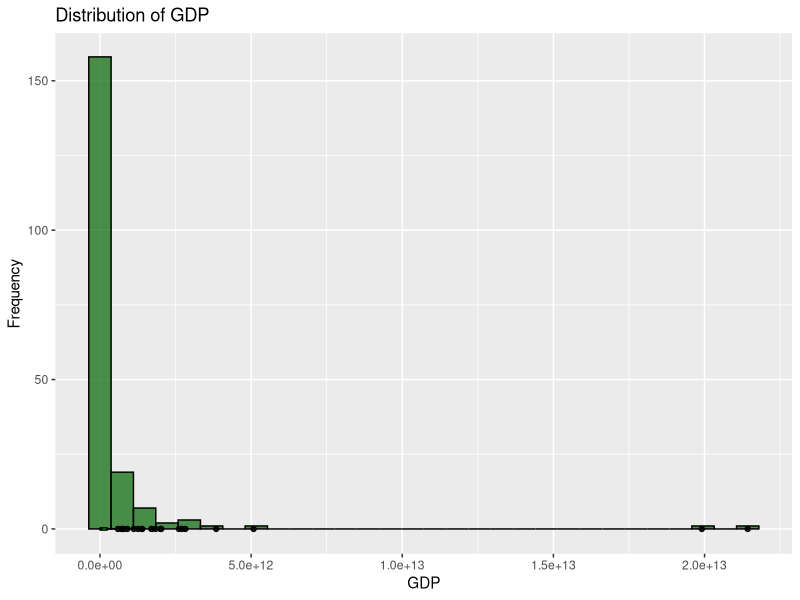
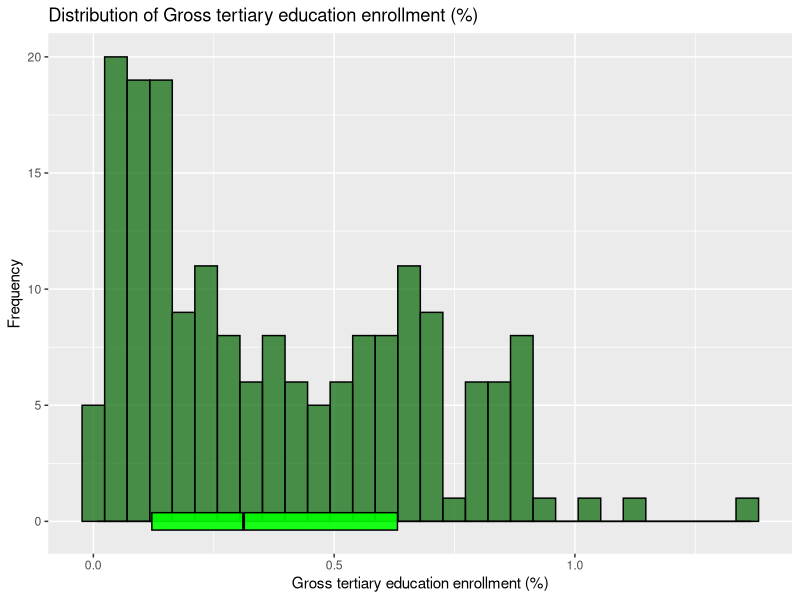
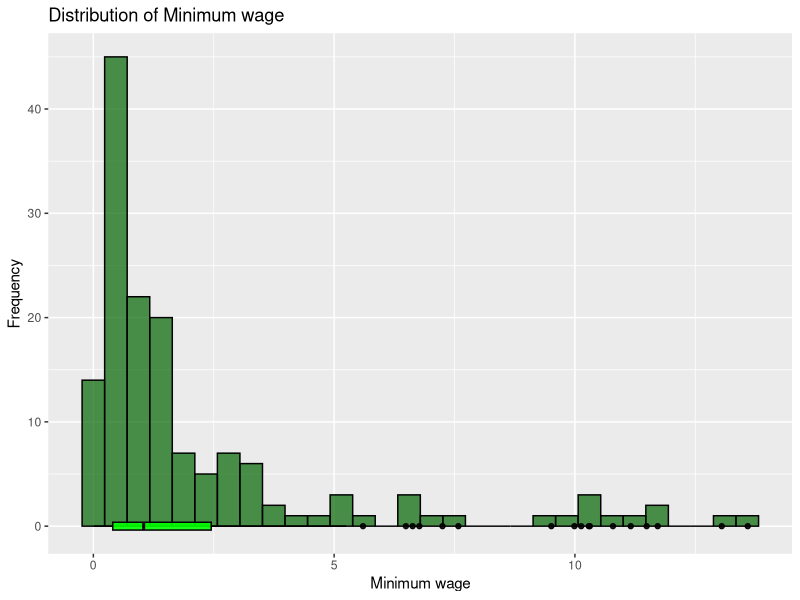
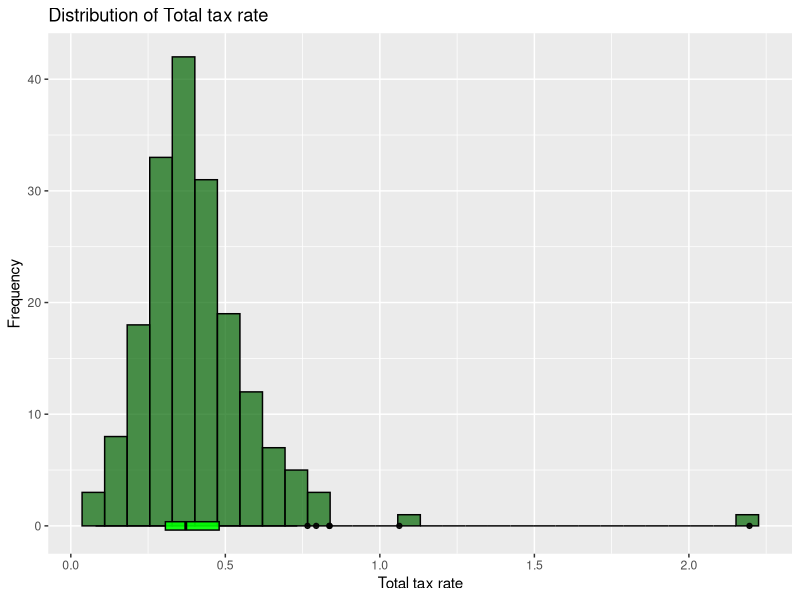
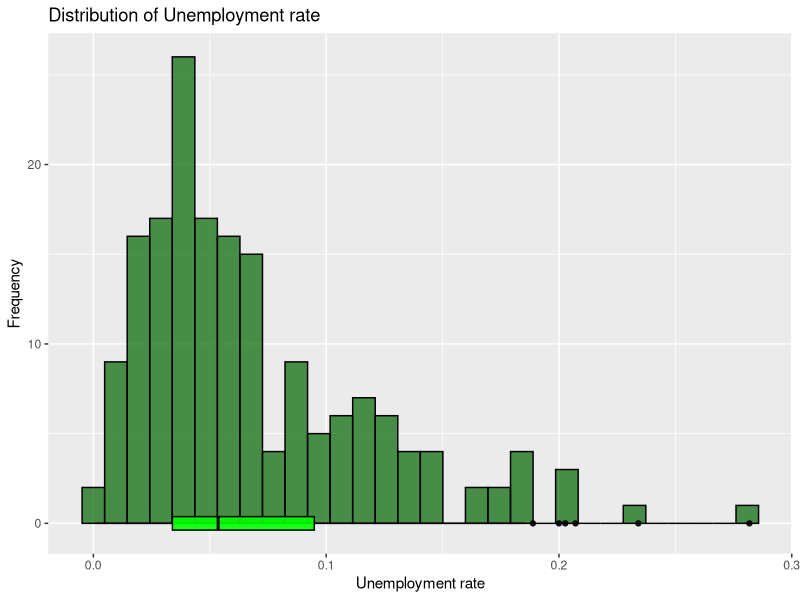
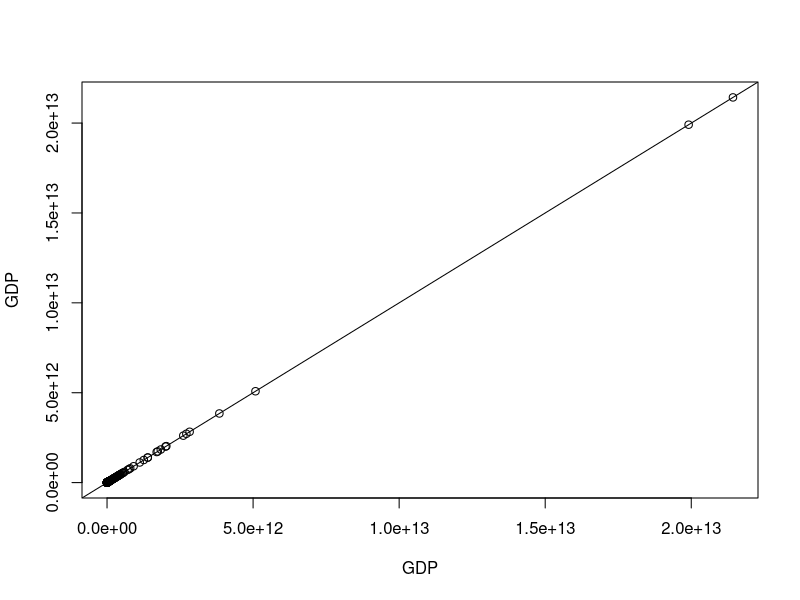
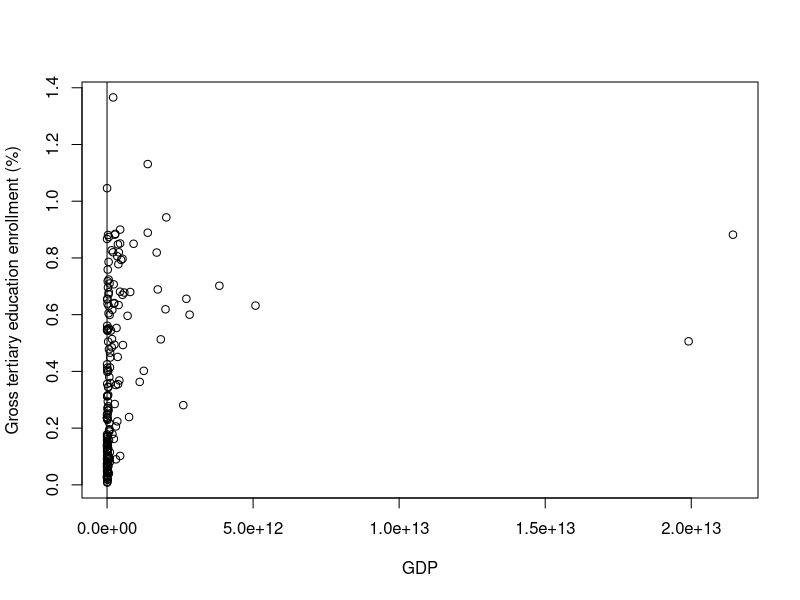
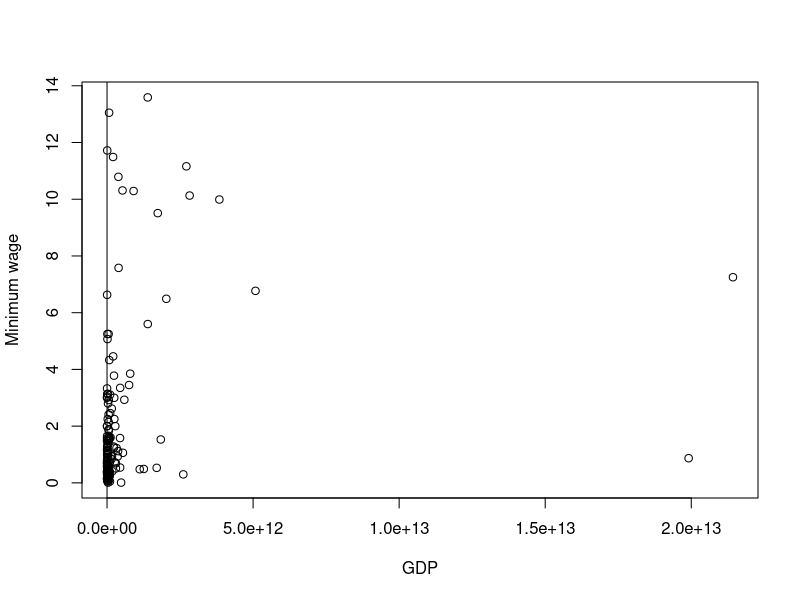

R code for these plots, in order:
## ---- chunk 1
knitr::opts_chunk$set(echo = TRUE)
## ---- chunk 2
library(readxl)
DataSet <- read_excel("WorldData2023.xlsx")
View(DataSet)
## ---- chunk 3
GDP = DataSet$GDP

#Check the popularity of the tracks in that year
ABStable <- table(GDP)
RELtable <- prop.table(ABStable)
ABStable
RELtable
## ---- chunk 4
library(ggplot2)
suppressWarnings(library(ggplot2))
for (name in names(DataSet)) {
    variable <- DataSet[[name]]
    FPlot <- ggplot(DataSet, aes(x = variable)) +
      geom_histogram(alpha = 0.7, fill = "darkgreen", color = "black") +
      geom_boxplot(alpha = 0.9, fill = "green", color = "black") +
      labs(title = sprintf("Distribution of %s", name), x = sprintf("%s", name), y = "Frequency")
    
    print(FPlot)
  }


## ---- chunk 5
#NDataSet = DataSet[Popularity >50,]
NDataSet = DataSet
for (name in names(NDataSet)) {
    variable = NDataSet[[name]]
    SPlot = plot(GDP,variable, xlab = "GDP", ylab = sprintf("%s", name))
    print(SPlot)
  
    RegressionModel <- lm(GDP ~ variable, data=NDataSet)
    abline(RegressionModel)
  }

## ---- chunk 6
#cov(NDataSet$track_popularity, NDataSet$energy)
cov(NDataSet)
#cor(NDataSet$track_popularity, NDataSet$energy)
cor(NDataSet)
## ---- chunk 7
#View(NDataSet)
for (name in names(NDataSet)) {
    variable = NDataSet[[name]]
    RegressionModel <- lm(GDP ~ variable, data=NDataSet) 
    par(mfrow=c(2,2)) 
    plot(RegressionModel)    
  }

## ---- chunk 8


